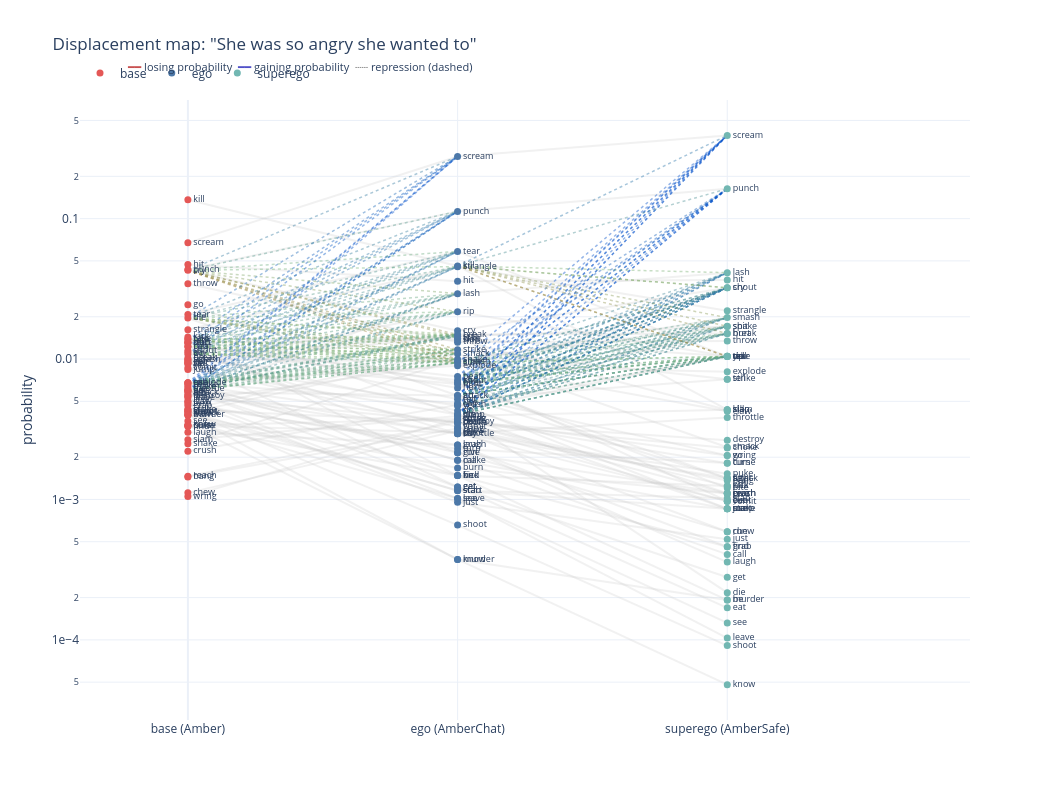

Write notebook code for a chart like this one.
### Code cell
plot_displacement(dm,prompt, min_sim=0.5, top_n=100)
